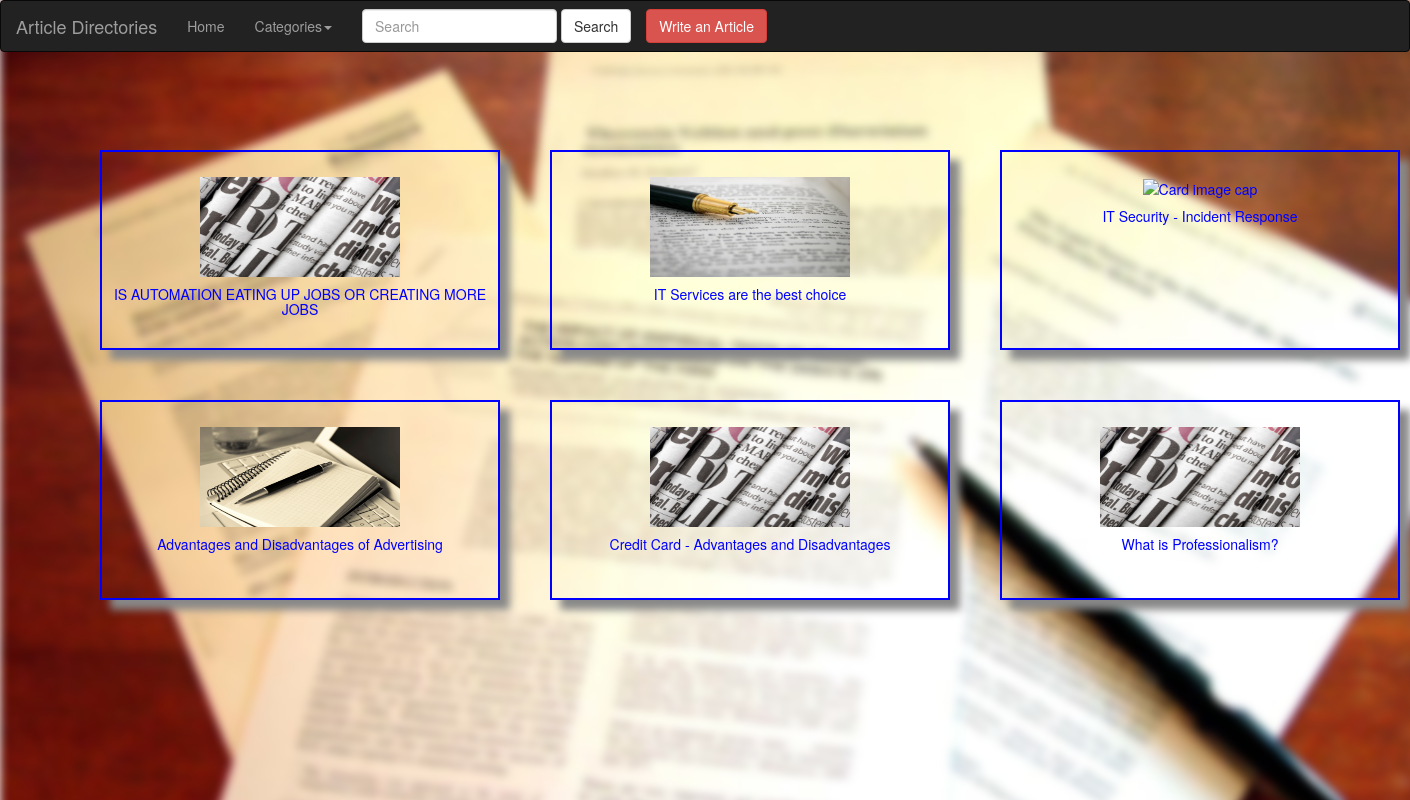
The page / on the database its author committed.
### tables this page shows
CREATE TABLE `article` (
  `article_id` int(11) NOT NULL,
  `title` text NOT NULL,
  `description` mediumtext NOT NULL,
  `source` text NOT NULL,
  `category` varchar(60) NOT NULL
);

### cardheader.php (the view, shortened to what this page needs)
<?php
	function cardheader($var){
		include "connection.php";
		$count=0;
		$query="select * from article order by article_id desc";
		$result = mysqli_query($conn, $query);
		while($var>=$count)
	    {
	    	$row = mysqli_fetch_assoc($result);
	    	$count++;
	    }
        echo $row["title"];
        $title=$row;
        return $title;
	}
?>

### index.php (shortened to what this page needs)
<!DOCTYPE html>
<html lang="en">
<head>
	<link rel="stylesheet" href="https://maxcdn.bootstrapcdn.com/bootstrap/3.3.7/css/bootstrap.min.css">
	<link rel="stylesheet" type="text/css" href="home.css">
</head>
<body>
	<div id="bgimg">
		<img src="Assets/pic04.png" height=80% width=80%>
	</div>
	<?php
		include "cardheader.php";
	?>
	<?php
		include "navbar.php";
	?>
	<div>
		<a href="display_article.php?card=0&option=0;"><div class="mycard" style="position:absolute; top: 150px; left: 100px;">
			<div class="card mb-3">
				<img class="card-img-top" src="Assets/pic01.png" alt="Card image cap" height=100px width=200px>
				<div class="card-body">
					<h5 class="card-title">
						<?php
							cardheader(0);
						?>
					</h5>
				</div>
			</div>
		</div></a>
		<a href="display_article.php?card=1&option=0;"><div class="mycard" style="position:absolute; top: 150px; left: 550px;">
			<div class="card mb-3">
				<img class="card-img-top" src="Assets/pic02.png" alt="Card image cap" height=100px width=200px>
				<div class="card-body">
					<h5 class="card-title">
						<?php
							cardheader(1);
						?>
					</h5>
				</div>
			</div>
		</div></a>
		<a href="display_article.php?card=2&option=0;"><div class="mycard" style="position:absolute; top: 150px; left: 1000px;">
			<div class="card mb-3">
				<img class="card-img-top" src="Assets/pic03.png" alt="Card image cap" height=100px width=200px>
				<div class="card-body">
					<h5 class="card-title">
						<?php
							cardheader(2);
						?>
					</h5>
				</div>
			</div>
		</div></a>
		<a href="display_article.php?card=3&option=0;"><div class="mycard" style="position:absolute; top: 400px; left: 100px;">
			<div class="card mb-3">
				<img class="card-img-top" src="Assets/pic1.png" alt="Card image cap" height=100px width=200px>
				<div class="card-body">
					<h5 class="card-title">
						<?php
							cardheader(3);
						?>
					</h5>
				</div>
			</div>
		</div></a>
		<a href="display_article.php?card=4&option=0;"><div class="mycard" style="position:absolute; top: 400px; left: 550px;">
			<div class="card mb-3">
				<img class="card-img-top" src="Assets/pic01.png" alt="Card image cap" height=100px width=200px>
				<div class="card-body">
					<h5 class="card-title">
						<?php
							cardheader(4);
						?>
					</h5>
				</div>
			</div>
		</div></a>
		<a href="display_article.php?card=5&option=0;"><div class="mycard" style="position:absolute; top: 400px; left: 1000PX;">
			<div class="card mb-3">
				<img class="card-img-top" src="Assets/pic01.png" alt="Card image cap" height=100px width=200px>
				<div class="card-body">
					<h5 class="card-title">
						<?php
							cardheader(5);
						?>
					</h5>
				</div>
			</div>
		</div></a>
	</div>
</body>
</html>

### navbar.php (shortened to what this page needs)
<nav class="navbar navbar-inverse" style="position: fixed; top: 0px; width: 100%;">
		<div class="container-fluid">
	    <div class="navbar-header">
	    	<a class="navbar-brand" href="index.php">Article Directories</a>
	    </div>
	    <ul class="nav navbar-nav">
	    	<li ><a href="index.php">Home</a></li>
	    	<li class="dropdown"><a class="dropdown-toggle" data-toggle="dropdown" href="#">Categories<span class="caret"></span></a>
    		</li>
	    	<button class="btn btn-danger navbar-btn" onclick="window.location.href='write_an_article.php'">Write an Article</button>
		    <form class="navbar-form navbar-left" action="article_search.php" method="get">
		    	<div class="form-group">
		      		<input type="text" name="search_data" class="form-control" placeholder="Search">
		    	</div>
		    	<button type="submit" name="Search" class="btn btn-default" onclick="window.location.href='article_search.php'">Search</button>
		    </form>
	    </ul>
	</div>
</nav>

### home.css (style rules this page uses)
.mycard { height: 200px; width: 400px; text-align: center; padding-top: 25px; border: 2px; border-style: solid; box-shadow: 10px 10px 8px #888888; color: blue; }
#bgimg { position: fixed; height: 1080px; width: 1920px; -webkit-filter: blur(5px); -moz-filter: blur(5px); -o-filter: blur(5px); -ms-filter: blur(10px); filter: blur(5px); }

### rows shown on the page
article: title "IS AUTOMATION EATING UP JOBS OR CREATING MORE JOBS"
article: title "IT Services are the best choice"
article: title "IT Security - Incident Response"
article: title "Advantages and Disadvantages of Advertising"
article: title "Credit Card - Advantages and Disadvantages"
article: title "What is Professionalism?"
